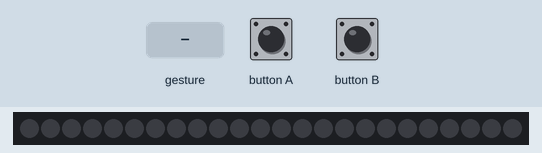
A program run on a simulated BBC micro:bit running MicroPython. Shown: 24 RGB LEDs in strip order, left to right. Inputs (shaded band) come from the test bench. A tilt is held for 1.5 s and a shake lasts 1 s, then the board lies face up again.

Above: at 1.2 s.
1.3 s: button A pressed for 0.15 s
At 3.5 s:
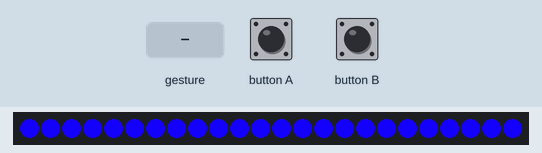
4.4 s: gesture 'shake'
At 7.16 s:
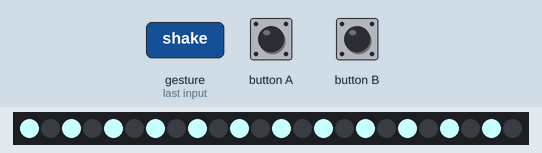
7.4 s: button B pressed for 0.15 s
At 8.1 s:
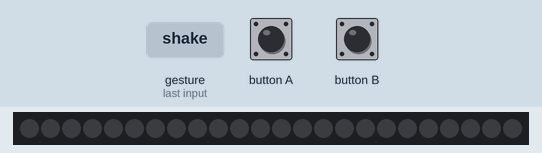
9.0 s: button A pressed for 1 s
At 9.3 s:
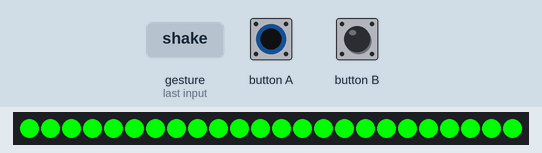
13.0 s: button A pressed for 3.2 s
At 14.4 s:
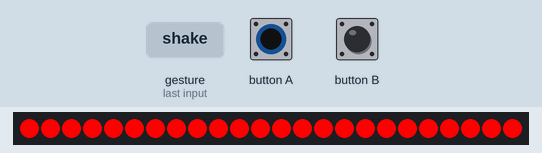
Timing chart, 0 to 16.0 s (numbered marks = the images above; inputs shaded):
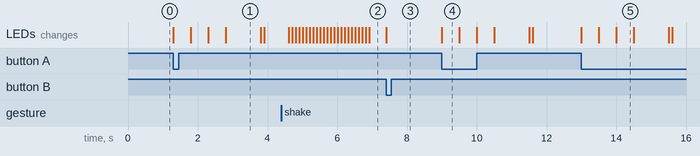

The program:

LEDs.py
```python
# Docs - https://microbit-micropython.readthedocs.io/en/v2-docs/neopixel.html
from microbit import *
import neopixel

#Stuff to run once at the beggining
np = neopixel.NeoPixel(pin1, 24)

"""
for i in range(len(np)):
        np[i] = (255,255,255)
        np[i-1] = (150-int(i**1.5),int(i**1.5),0)
        np.show()
        sleep(100)
"""
def zebra():
    for i in range(len(np)):
        if i % 2 == 0:
            np[i] = (200,255,255)
        else:
            np[i] = (0,0,0)
        np.show()
        sleep(100)

def green():
    for i in range(len(np)):
        np[i]= (0,255,0)
    np.show()
    sleep(500)

    for i in range(len(np)):
        np[i]= (0,0,255)
    np.show()
    sleep(500)

    for i in range(len(np)):
        np[i]= (255,0,0)
    np.show()
    sleep(500)

    for i in range(len(np)):
        np[i]= (20,0,255)
    np.show()
    sleep(1000)

    for i in range(len(np)):
        np[i]= (100,255,0)
    np.show()
    sleep(100)

    for i in range(len(np)):
        np[i]= (20,0,255)
    np.show()


#Stuff to run repeatedly
while True:
    if accelerometer.was_gesture("shake"):
        zebra()
    elif button_b.is_pressed():
        np.clear()
    elif button_a.is_pressed():
        green()
```

Measured:
- after the input at 1.3 s, the LEDs: first change at once (image 1 shows a later state)
- after the input at 4.4 s, the LEDs: first change after 0.20 s (image 2 shows a later state)
- after the input at 7.4 s, the LEDs: change at once (image 3)
- after the input at 9.0 s, the LEDs: change at once (image 4)
- after the input at 13.0 s, the LEDs: first change at once (image 5 shows a later state)
- what the display in image 1 shows lasts 1.0 s, from 2.8 s to 3.8 s
- what the display in image 4 shows lasts 0.5 s, from 9.0 s to 9.5 s
